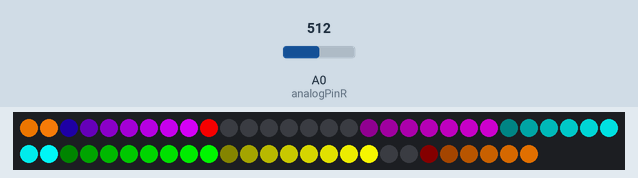
Simulated run of this sketch. Board: Arduino Uno, built with avr-gcc and run on an emulated ATmega328P. Shown: 56 RGB LEDs in strip order, left to right, continuing on the next row. Inputs (shaded band) come from the test bench; at power-on: A0 (analogPinR) = 512.

Above: at 0.63 s.
1.3 s: A0 (analogPinR) set to 716
At 1.69 s:
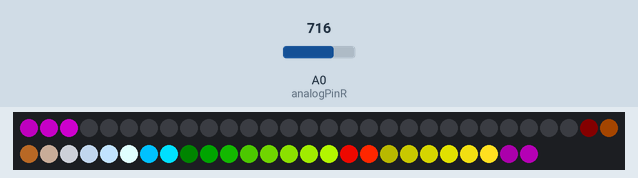
3.9 s: A0 (analogPinR) set to 511
At 4.15 s:
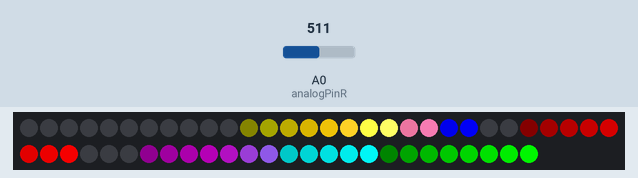
6.1 s: A0 (analogPinR) set to 900
At 6.22 s:
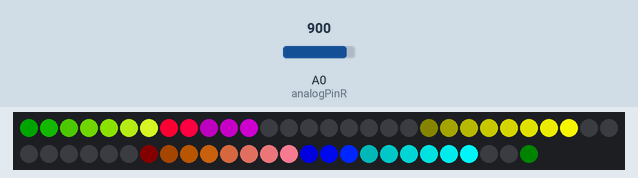
9.1 s: A0 (analogPinR) set to 306
At 9.31 s:
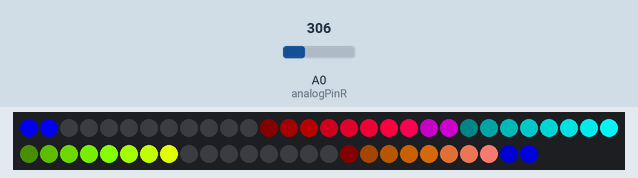
11.6 s: A0 (analogPinR) set to 511
At 12.01 s:
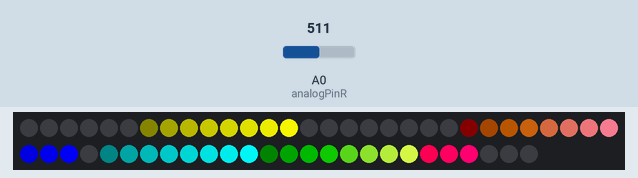
14.2 s: A0 (analogPinR) set to 716
At 14.59 s:
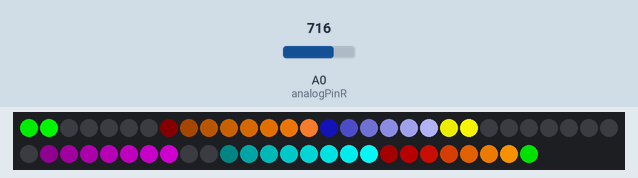

Measured:
- after the input at 1.3 s, the LEDs: change after 0.24 s (image 1)
- after the input at 3.9 s, the LEDs: change after 0.10 s (image 2)
- after the input at 9.1 s, the LEDs: change after 0.06 s (image 4)
- after the input at 14.2 s, the LEDs: change after 0.24 s (image 6)

The sketch:

C7_colorblendingrace_with_audio_with_full_stop.ino
```cpp
#include <Adafruit_NeoPixel.h>
#define PIN 6
#define CNT_LIGHTS 56


Adafruit_NeoPixel strip = Adafruit_NeoPixel(CNT_LIGHTS, PIN, NEO_GRB + NEO_KHZ800);
//fixed settings
int analogPinL = 1; // read from multiplexer using analog input 0
int analogPinR = 0; // read from multiplexer using analog input 0
int strobePin = 12; // strobe is attached to digital pin 2
int resetPin = 13; // reset is attached to digital pin 3
int msgReadings[7] = {0,0,0,0,0,0,0};

int resolution = 100; //speed resulution
int stoptres = 5; // threshold for full stop
int moment = 10; //higher number means led will have more momentum
int momcount = 0;
float scale[7] = {1.6,1.5,1,1,1.2,1.5,1.8};
int speeds[7] = {0,0,0,0,0,0,0}; //counter for movement delay
int speedin[7] = {7,7,7,7,7,7,7}; //setspeed
int leddat[CNT_LIGHTS][3];
int ledw = CNT_LIGHTS/7;
int leds[7][4] = {{0, 0, 255, ledw*1},
                 {128, 0, 128, ledw*2},
                 {0, 255, 255, ledw*3},
                 {0, 255, 0, ledw*4},
                 {255, 255, 0, ledw*5},
                 {255, 128, 0, ledw*6},
                 {255, 0, 0, ledw*7}}; //grb + position


void setup() {
  Serial.begin(9600); // print to serial monitor
  strip.begin();
  strip.show();
  pinMode(analogPinL, INPUT);
  pinMode(analogPinR, INPUT);
  pinMode(strobePin, OUTPUT);
  pinMode(resetPin, OUTPUT);
  digitalWrite(resetPin, LOW);
  digitalWrite(strobePin, HIGH);
}

void loop() {
    getaudio();
    moveled(); //move led forward one
    //delay(100);
}


void moveled(){
  //leddat[10][2] = 255;
//leddat[20][1] = 255;
  //________________________moving leds
  for (int h =0; h<7; h++){
    for (int i=leds[h][3]; i>leds[h][3]-ledw; i--){
     for (int k=0; k<3; k++){
       if (i<0)//if going behind the strip
         if (leddat[CNT_LIGHTS+i][k] + leds[h][k] -((leds[h][k]/ledw)*(leds[h][3]-i+1)) >=255)
            leddat[CNT_LIGHTS+i][k] = 255;
         else
            leddat[CNT_LIGHTS+i][k] += leds[h][k] -((leds[h][k]/ledw)*(leds[h][3]-i+1));
       else
           if (leddat[i][k] + leds[h][k] -((leds[h][k]/ledw)*(leds[h][3]-i+1)) >=255)
             leddat[i][k] = 255;
           else
             leddat[i][k] += leds[h][k] -((leds[h][k]/ledw)*(leds[h][3]-i+1));
     }
   }
  }


 /*
 //_________set the first to be strong
 for(int m=0; m<7; m++){
   for(int s=0; s<3; s++){
     leddat[leds[m][3]][s] = leds[m][s];
   }
 }
*/
 //________set positions with speed
   for(int n=0; n<7; n++){
     if (speedin[n] <= resolution-stoptres){
       if (leds[n][3]<CNT_LIGHTS-1){
         if (speeds[n] == speedin[n]){
           leds[n][3]+=1;
           speeds[n] = 0;
         }
       } else{
          leds[n][3]=1;
          speeds[n] = 0;
       }
     }
  }

//_______incriment speeds
 for(int p=0; p<7; p++){
  speeds[p]++;
 }

  setled();
}


void setled(){
  for (int i=0; i<CNT_LIGHTS; i++){
    int r = leddat[i][0];
    int g = leddat[i][1];
    int b = leddat[i][2];
    strip.setPixelColor(i , r, g, b);
  }
  strip.show();
  clearleddat();
}


void clearleddat(){
  for (int i=0; i<CNT_LIGHTS; i++){
    leddat[i][0] = 0;
    leddat[i][1] = 0;
    leddat[i][2] = 0;
  }
}

void getaudio(){
  momcount++;
  digitalWrite(resetPin, HIGH);
  digitalWrite(resetPin, LOW);
  for (int i = 0; i < 7; i++)
  {
    digitalWrite(strobePin, LOW);
     delayMicroseconds(30); // to allow the output to settle
    msgReadings[i] = analogRead(analogPinR);
    digitalWrite(strobePin, HIGH);
  }
  for (int i = 0; i < 7; i++)
  {
    int maps = map(msgReadings[i]*scale[i], 110, 1000, resolution, 1);
    //Serial.println(msgReadings[3]*scale[3]);
    maps = constrain(maps, 1, resolution);

    if (maps < speedin[i]){
      speedin[i]  = maps;
      if (speeds[i] >= speedin[i])
        speeds[i] = speedin[i]-1;

    }
    else if (maps > speedin[i]){
      if (momcount >= moment){
        speedin[i]+=1;
      }
    }
    /*
    /Serial.println(momcount);
    Serial.print(maps);
    Serial.print(":");
    Serial.print(speedin[i]);
    Serial.print(":");
    Serial.print(speeds[i]);
    Serial.print("  ");*/
  }
  if (momcount >= moment)
    momcount = 0;
  //Serial.print(momcount);
 //Serial.println();
}
```
